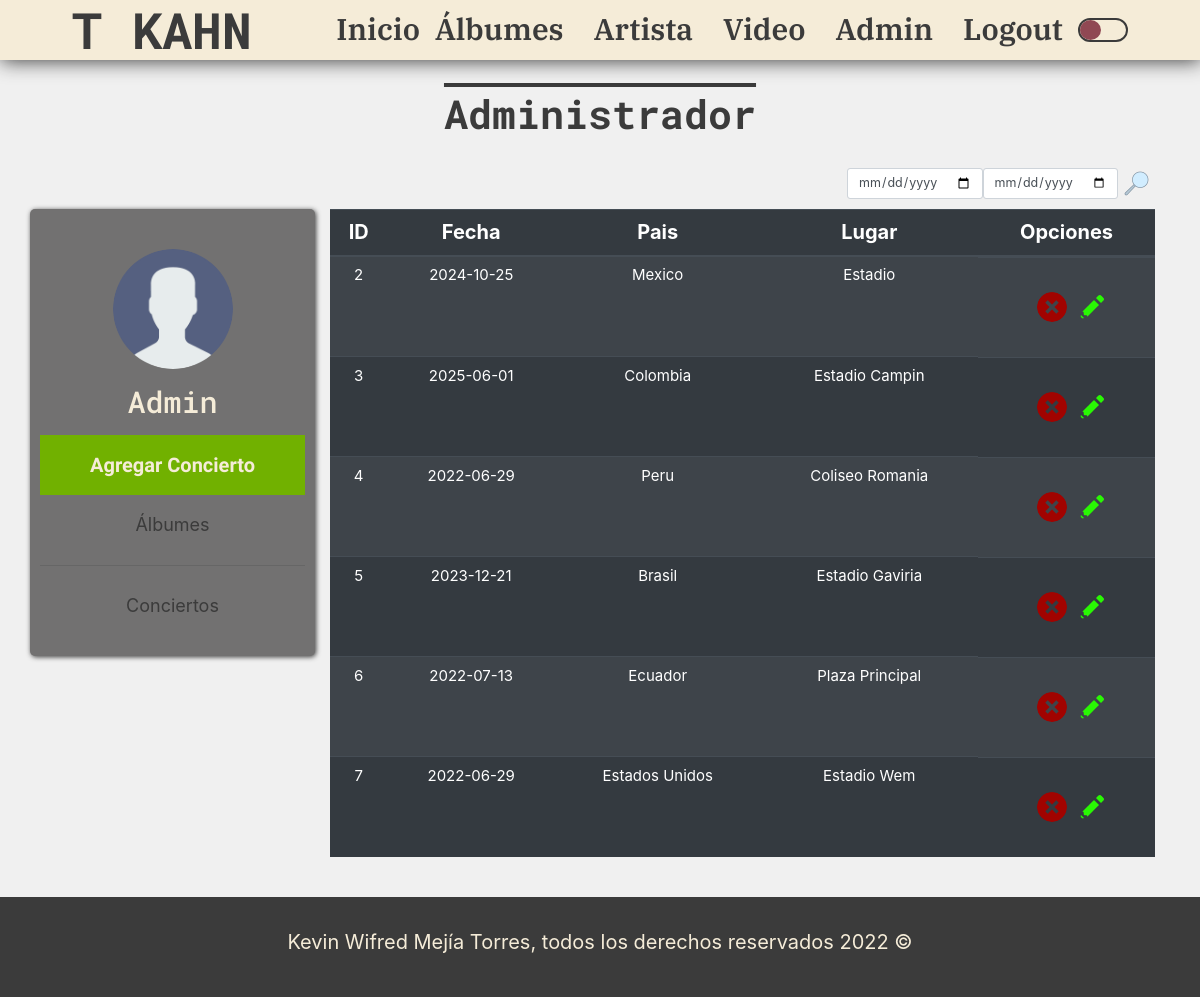
The app's page /ProyectoFinal/admin/concierto.php (signed in) with its own data.
### tables this page shows
CREATE TABLE `conciertos` (
  `con_id` int NOT NULL,
  `con_fecha` date DEFAULT NULL,
  `con_pais` varchar(50) DEFAULT NULL,
  `con_lugar` varchar(50) DEFAULT NULL
);

### ProyectoFinal/config/database.php (called while the page is built, shortened)
<?php
function conectarDB(): mysqli
{
    $db = mysqli_connect('localhost', 'root', '', 'cantantedb');
    return $db;
}
function listarConciertos()
{
    $db = conectarDB();
    $query = "SELECT * FROM conciertos";
    $resultadoConsulta = mysqli_query($db, $query);
    return $resultadoConsulta;
}

### ProyectoFinal/admin/concierto.php (the view, shortened to what this page needs)
<?php
require '../config/database.php';
$db = conectarDB();
if ($_SERVER['REQUEST_METHOD'] === 'POST' && $_POST['buscar'] != '') {
    $date = $_POST['buscar'];
    $datef = $_POST['buscar2'];
    $query = "SELECT * FROM conciertos WHERE con_fecha between '${date}' and '{$datef}'; ";
    $resultadoConsulta = mysqli_query($db, $query);
} else {
    $resultadoConsulta = listarConciertos();
}
?>
<?php include 'templates-admin/header.php'; ?>
<main class="container-fluid pt-5 mb-5">
    <h2 class="title-albumes my-5 pt-5" id="titulo-albumes">Administrador</h2>
    <div class="container">
        <div class="buscar w-100 d-flex justify-content-end mb-3">
            <form action="concierto.php" method="POST" class="d-flex">
                <input type="date"  class="form-control  form-control-lg" name="buscar" id="buscar" placeholder="Ingresa el nombre">
                <input type="date"  class="form-control  form-control-lg" name="buscar2" id="buscar2" placeholder="Ingresa el nombre">
                <button type="submit" class="btn-search">
                    <img src="../img/search.png">
                </button>
            </form>
        </div>
        <div class="row">
            <div class="col-12 col-md-3 menu-admin d-flex justify-content-center  p-0">
                <div class="colum  d-flex flex-column justify-content-center ">
                    <div class="imagen-admin"></div>
                    <h2 class="nombre-admin my-4">Admin</h2>
                    <a href="crear-concierto.php">
                        <div class="opcion-albumes">Agregar Concierto</div>
                    </a>
                    <a href="admin.php">
                        <div class="a-albumes">
                            Álbumes
                        </div>
                    </a>
                    <hr>
                    <a href="concierto.php">
                        <div class="a-albumes">
                            Conciertos
                        </div>
                    </a>
                </div>
            </div>
            <div class="col-12 col-md-9 p-0 px-md-4 my-5 my-md-0  ">
                <table class="table table-striped table-dark  table-responsive-md">
                    <thead>
                        <th>ID</th>
                        <th>Fecha</th>
                        <th>Pais</th>
                        <th>Lugar</th>
                        <th>Opciones</th>
                    </thead>
                    <tbody>
                        <?php while ($concierto = mysqli_fetch_assoc($resultadoConsulta)) : ?>
                            <tr style="font-size: 15px; text-align: center;">
                                <td><?php echo $concierto['con_id'] ?></td>
                                <td><?php echo $concierto['con_fecha'] ?></td>
                                <td><?php echo $concierto['con_pais'] ?></td>
                                <td><?php echo $concierto['con_lugar'] ?></td>
                                <td class="cont-imagen-delete">
                                    <a href="eliminar-concierto.php?id=<?php echo $concierto['con_id']; ?>" class="imagen-delete mx-3"></a>
                                    <a href="update-concierto.php?id=<?php echo $concierto['con_id']; ?>" class="imagen-update"></a>
                                </td>
                            </tr>
                        <?php endwhile; ?>
                    </tbody>
                </table>
            </div>
        </div>
    </div>
</main>
<?php include 'templates-admin/footer.php'; ?>

### ProyectoFinal/css/style.css (style rules this page uses)
:root { --color-gris: #3B3B3B; --fuente-titulo: 'Roboto Mono', monospace; --fuente-texto: 'Tajawal', sans-serif; --fuente-secundaria: 'IBM Plex Serif', serif; --color-crema: #F5ECD8; --color-vinotinto: #904853; }
* { margin: 0; }
html { font-size: 62.5%; box-sizing: border-box; }
*, *:before, *:after { box-sizing: inherit; }
a, a:hover { text-decoration: none; color: inherit; }
.title-albumes { font-size: 4rem; color: var(--color-gris); font-family: var(--fuente-titulo); text-decoration: overline; font-weight: bolder; text-align: center; }
.ligth { background-color: #f0f0f0; transition: .5s all; position: relative; }

### ProyectoFinal/css/albumes.css (style rules this page uses)
:root { --color-gris: #3B3B3B; --fuente-titulo: 'Roboto Mono', monospace; --fuente-texto: 'Tajawal', sans-serif; --fuente-secundaria: 'IBM Plex Serif', serif; --color-crema: #F5ECD8; --color-vinotinto: #904853; }
* { margin: 0; }
html { font-size: 62.5%; box-sizing: border-box; }

### ProyectoFinal/css/admin.css (style rules this page uses)
:root { --color-gris: #3B3B3B; --fuente-titulo: 'Roboto Mono', monospace; --fuente-texto: 'Tajawal', sans-serif; --fuente-secundaria: 'IBM Plex Serif', serif; --color-crema: #F5ECD8; --color-vinotinto: #904853; --color-verde: #71B100; --color-gris-claro: #727171; }
* { margin: 0; }
html { font-size: 62.5%; box-sizing: border-box; }
*, *:before, *:after { box-sizing: inherit; }
a, a:hover { text-decoration: none; color: inherit; }
main .menu-admin { width: 100%; height: min-content; background-color: var(--color-gris-claro); box-shadow: 0.1rem 0.1rem 0.5rem var(--color-gris); padding: 2rem 0 2rem; border-radius: .5rem; }
main .colum { padding: 4rem 1rem 2rem 1rem; text-align: center; height: min-content; width: 100%; }
main .colum .imagen-admin { height: 12rem; width: 12rem; background-image: url(../img/admin2.png); background-size: cover; background-position: center; border-radius: 50%; margin: auto; }
main .colum .nombre-admin { font-size: 3rem; font-family: var(--fuente-titulo); color: var(--color-crema); }
main .opcion-albumes { width: 100%; height: 6rem; background-color: var(--color-verde); color: var(--color-crema); display: flex; justify-content: center; align-items: center; font-size: 2rem; font-family: var(--fuente-texto); font-weight: bold; cursor: pointer; user-select: none; transition: .5s all; border: none; }
thead th { text-align: center; font-size: 2rem; }
tbody td { font-size: 1.5rem; }
.cont-imagen-delete { display: flex; justify-content: center; align-items: center; text-align: center; width: 100%; height: 10rem; border-bottom: none; }
.imagen-delete { width: 3rem; height: 3rem; border-radius: 50%; background-image: url(../img/delete.png); }
.imagen-update { width: 3rem; height: 3rem; border-radius: 50%; background-image: url(../img/update.png); }
.a-albumes { height: 4rem; display: flex; justify-content: center; align-items: center; font-size: 1.8rem; padding: 3rem; color: var(--color-gris); transition: .5s all; }
.btn-search { background-color: transparent; border: none; }

### records on screen
conciertos: con_id "2", con_fecha "2024-10-25", con_pais "Mexico", con_lugar "Estadio"
conciertos: con_id "3", con_fecha "2025-06-01", con_pais "Colombia", con_lugar "Estadio Campin"
conciertos: con_id "4", con_fecha "2022-06-29", con_pais "Peru", con_lugar "Coliseo Romania"
conciertos: con_id "5", con_fecha "2023-12-21", con_pais "Brasil", con_lugar "Estadio Gaviria"
conciertos: con_id "6", con_fecha "2022-07-13", con_pais "Ecuador", con_lugar "Plaza Principal"
conciertos: con_id "7", con_fecha "2022-06-29", con_pais "Estados Unidos", con_lugar "Estadio Wem"
